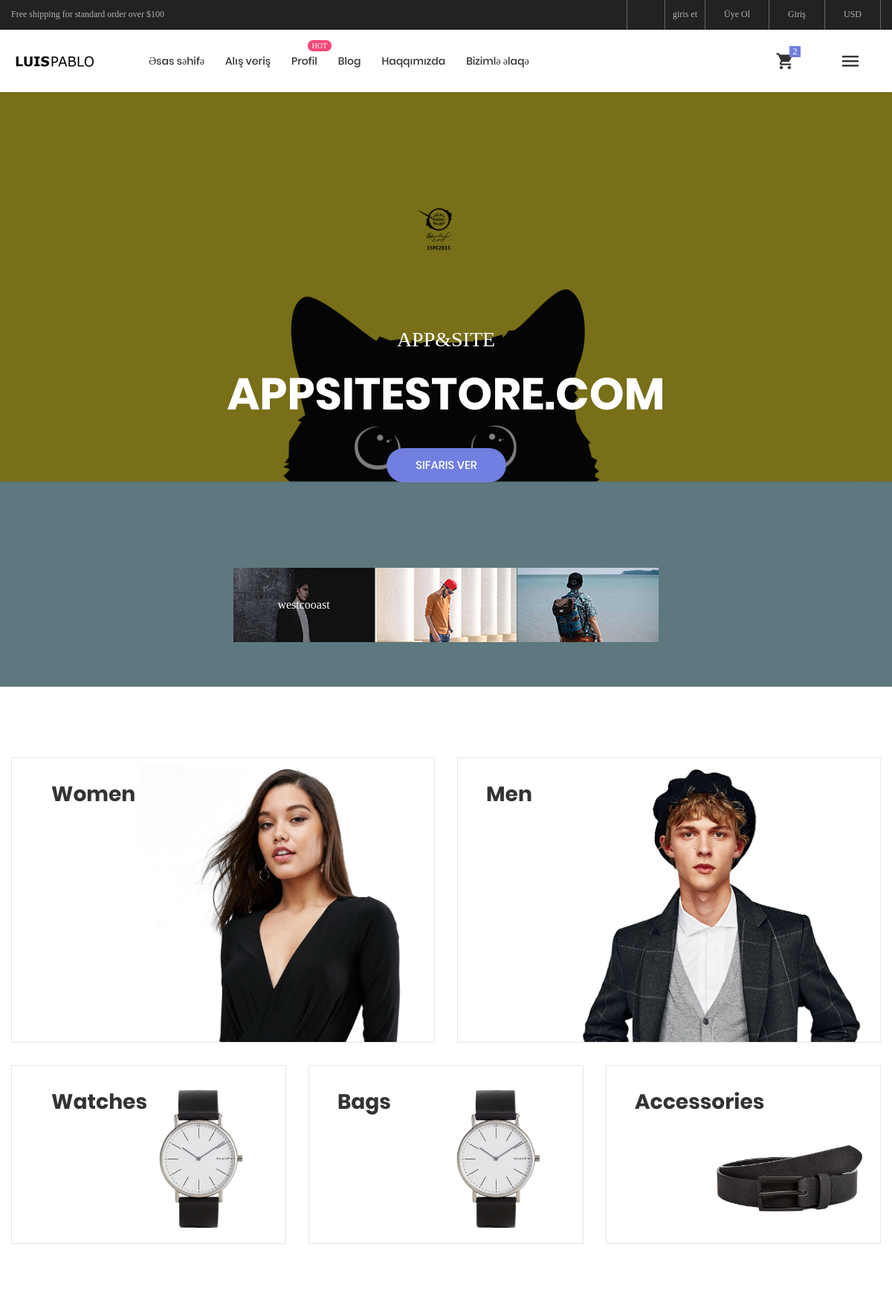
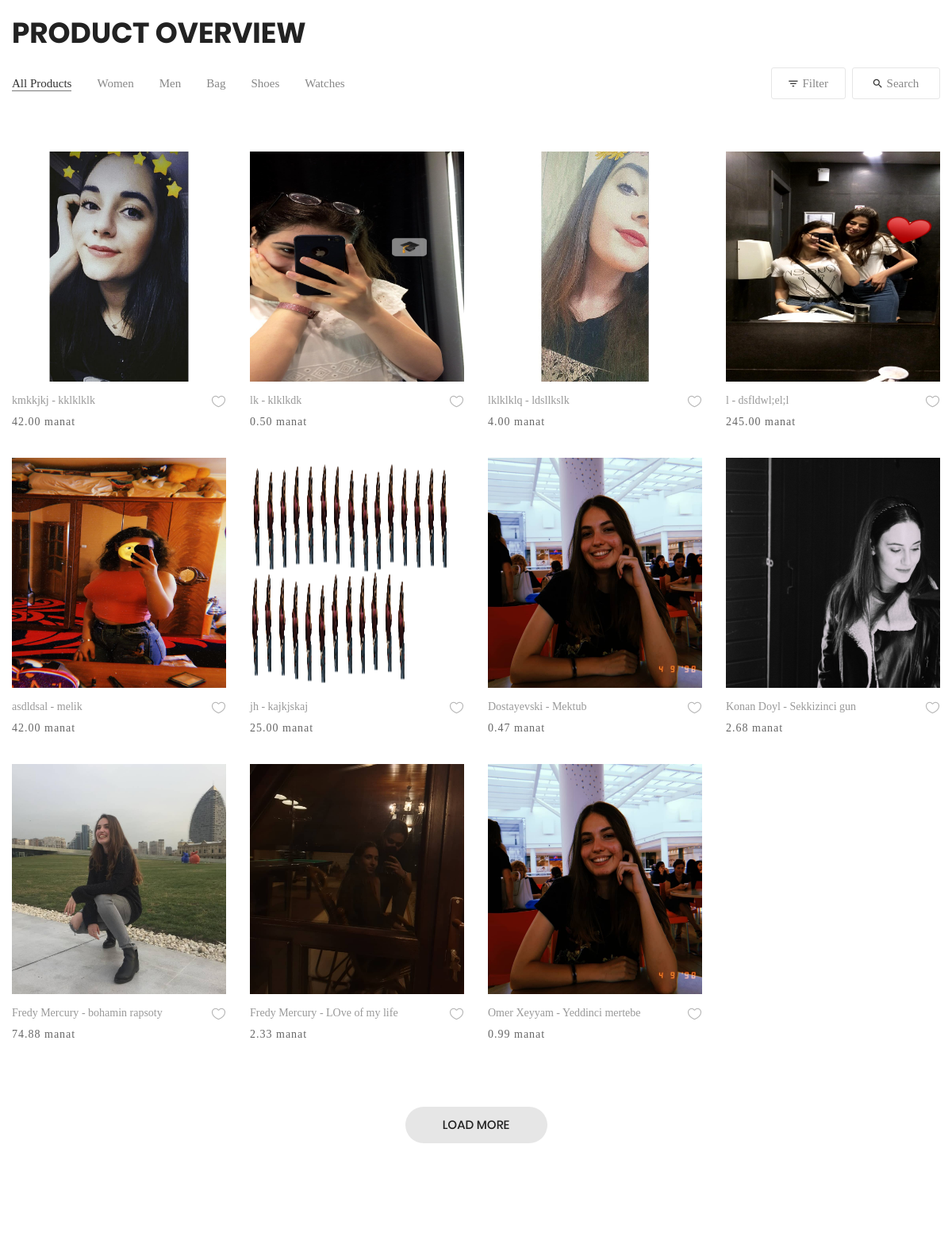
The page / (upper part) on the database its author committed (2 pictures, top to bottom).
### cart/models.py (models this page shows, shortened)
class Product(models.Model):
    SHIRT_SIZES = (
        ('men', 'men'),
        ('women', 'women'),
        ('shoes', 'shoes'),
    )
    SHIRT_SIZE = (
        ('satilir', 'satilir'),
        ('kiraye', 'kiraye'),
        ('deyisdirilir', 'deyisdirilir'),
    )
    user = models.ForeignKey('auth.User', on_delete=models.CASCADE)
    kitab = models.CharField(max_length=120)
    yazar = models.CharField(max_length=120)
    nov = models.CharField(max_length=120,choices=SHIRT_SIZES)
    slug = models.SlugField(blank=True, unique=True)
    qiymet = models.DecimalField(decimal_places=2 , max_digits=20 , default=0)
    image=models.ImageField()
    satis = models.CharField(max_length=120,choices=SHIRT_SIZE)
    publish = models.DateTimeField(auto_now= True, verbose_name="Tarix")
    class Meta:
        ordering = ['-publish', 'id']

### home/views.py (the view)
# urls.py: url(r'^$', homel, name='home'),
def homel(request):
    bloge = Product.objects.all()
    context = {
        'bloge':bloge
    }
    return render(request,'home/homes.html', context)

### templates/home/homes.html (shortened to what this page needs)
{% extends 'base.html' %}
  {% block body %}
	<section class="section-slide">
		<div class="wrap-slick1 rs2-slick1">
			<div class="slick1">
                {% load static %}
				<div class="item-slick1 bg-overlay1" style="background-image: url({% static 'images/slide-05a.jpg' %});" data-thumb="{% static 'images/thumb-01.jpg'%}" data-caption="westcooast">
					<div class="container h-full">
						<div class="flex-col-c-m h-full p-t-100 p-b-60 respon5">
							<div class="layer-slick1 animated visible-false" data-appear="fadeInDown" data-delay="0">
								<span class="ltext-202 txt-center cl0 respon2">
									APP&SITE
								</span>
							</div>
							<div class="layer-slick1 animated visible-false" data-appear="fadeInUp" data-delay="800">
								<h2 class="ltext-104 txt-center cl0 p-t-22 p-b-40 respon1">
									APPSITESTORE.COM
								</h2>
							</div>
							<div class="layer-slick1 animated visible-false" data-appear="zoomIn" data-delay="1600">
								<a href="product.html" class="flex-c-m stext-101 cl0 size-101 bg1 bor1 hov-btn2 p-lr-15 trans-04">
									Sifaris ver
								</a>
							</div>
						</div>
					</div>
				</div>
                        {% load static %}
                            {% load static %}
			</div>
			<div class="wrap-slick1-dots p-lr-10"></div>
		</div>
	</section>
	<div class="sec-banner bg0 p-t-95 p-b-55">
		<div class="container">
			<div class="row">
				<div class="col-md-6 p-b-30 col-6 m-lr-auto">
					<div class="block1 wrap-pic-w">
						<img src="{% static 'images/banner-04.jpg'%}" alt="IMG-BANNER">
						<a href="product.html" class="block1-txt ab-t-l s-full flex-col-l-sb p-lr-38 p-tb-34 trans-03 respon3">
							<div class="col-4 block1-txt-child1 flex-col-l">
								<span class="block1-name ltext-102 trans-04 p-b-8">
									Women
								</span>
							</div>
						</a>
					</div>
				</div>
				<div class="col-md-6 p-b-30 col-6 m-lr-auto">
					<div class="block1 wrap-pic-w">
						<img src="{% static 'images/banner-05.jpg'%}" alt="IMG-BANNER">
						<a href="product.html" class="block1-txt ab-t-l s-full flex-col-l-sb p-lr-38 p-tb-34 trans-03 respon3">
							<div class="block1-txt-child1 flex-col-l">
								<span class="block1-name ltext-102 trans-04 p-b-8">
									Men
								</span>
							</div>
						</a>
					</div>
				</div>
				<div class="col-md-6 col-lg-4 col-4 p-b-30 m-lr-auto">
					<div class="block1 wrap-pic-w">
						<img src="{% static 'images/banner-07.jpg'%}" alt="IMG-BANNER">
						<a href="product.html" class="block1-txt ab-t-l s-full flex-col-l-sb p-lr-38 p-tb-34 trans-03 respon3">
							<div class="col-4 block1-txt-child1 flex-col-l">
								<span class="block1-name ltext-102 trans-04 p-b-8">
									Watches
								</span>
							</div>
						</a>
					</div>
				</div>
				<div class="col-md-6 col-lg-4 col-4 p-b-30 m-lr-auto">
					<div class="block1 wrap-pic-w">
						<img src="{% static 'images/banner-07.jpg'%}" alt="IMG-BANNER">
						<a href="product.html" class="block1-txt ab-t-l s-full flex-col-l-sb p-lr-38 p-tb-34 trans-03 respon3">
							<div class="block1-txt-child1 flex-col-l">
								<span class="block1-name ltext-102 trans-04 p-b-8">
									Bags
								</span>
							</div>
						</a>
					</div>
				</div>
				<div class="col-md-6 col-lg-4 col-4 p-b-30 m-lr-auto">
					<div class="block1 wrap-pic-w">
						<img src="{% static 'images/banner-09.jpg'%}" alt="IMG-BANNER">
						<a href="product.html" class="block1-txt ab-t-l s-full flex-col-l-sb p-lr-38 p-tb-34 trans-03 respon3">
							<div class="block1-txt-child1 flex-col-l">
								<span class="block1-name ltext-102 trans-04 p-b-8">
									Accessories
								</span>
							</div>
						</a>
					</div>
				</div>
			</div>
		</div>
	</div>
	<section class="bg0 p-t-23 p-b-130">
		<div class="container">
			<div class="p-b-10">
				<h3 class="ltext-103 cl5">
					Product Overview
				</h3>
			</div>
			<div class="flex-w flex-sb-m p-b-52">
				<div class="flex-w flex-l-m filter-tope-group m-tb-10">
					<button class="stext-106 cl6 hov1 bor3 trans-04 m-r-32 m-tb-5 how-active1" data-filter="*">
						All Products
					</button>
					<button class="stext-106 cl6 hov1 bor3 trans-04 m-r-32 m-tb-5" data-filter=".women">
						Women
					</button>
					<button class="stext-106 cl6 hov1 bor3 trans-04 m-r-32 m-tb-5" data-filter=".men">
						Men
					</button>
					<button class="stext-106 cl6 hov1 bor3 trans-04 m-r-32 m-tb-5" data-filter=".bag">
						Bag
					</button>
					<button class="stext-106 cl6 hov1 bor3 trans-04 m-r-32 m-tb-5" data-filter=".shoes">
						Shoes
					</button>
					<button class="stext-106 cl6 hov1 bor3 trans-04 m-r-32 m-tb-5" data-filter=".watches">
						Watches
					</button>
				</div>
				<div class="flex-w flex-c-m m-tb-10">
					<div class="flex-c-m stext-106 cl6 size-104 bor4 pointer hov-btn3 trans-04 m-r-8 m-tb-4 js-show-filter">
						<i class="icon-filter cl2 m-r-6 fs-15 trans-04 zmdi zmdi-filter-list"></i>
						 Filter
					</div>
					<div class="flex-c-m stext-106 cl6 size-105 bor4 pointer hov-btn3 trans-04 m-tb-4 js-show-search">
						<i class="icon-search cl2 m-r-6 fs-15 trans-04 zmdi zmdi-search"></i>
						Search
					</div>
				</div>
			</div>
			<div class="row isotope-grid">
				{% for x in bloge %}
				<div class="col-sm-6 col-md-4 col-lg-3 col-6 p-b-35 isotope-item {{x.nov}}" >
					<div class="block2">
						<div class="block2-pic hov-img0">
							{% load static%}
							{% if x.image %}
							<img src="{{x.image.url}}" height="290rem" alt="IMG-PRODUCT">
							{% endif %}
						</div>
						<div class="block2-txt flex-w flex-t p-t-14">
							<div class="block2-txt-child1 flex-col-l ">
								<a href="/products/{{x.id}}/detail" class="stext-104 cl4 hov-cl1 trans-04 js-name-b2 p-b-6">
									{{x.yazar}} - {{x.kitab}}
								</a>
								<span class="stext-105 cl3">
									{{x.qiymet}} manat
								</span>
							</div>
							<div class="block2-txt-child2 flex-r p-t-3">
								<a href="/book/{{x.id}}/detail" class="btn-addwish-b2 dis-block pos-relative js-addwish-b2">
									{% load static %}
									<img class="icon-heart1 dis-block trans-04" src="{% static 'images/icons/icon-heart-01.png'%}" alt="ICON">
								</a>
							</div>
						</div>
					</div>
				</div>
				{% endfor %}
			</div>
			<div class="flex-c-m flex-w w-full p-t-45">
				<a href="#" class="flex-c-m stext-101 cl5 size-103 bg2 bor1 hov-btn1 p-lr-15 trans-04">
					Load More
				</a>
			</div>
		</div>
	</section>
  {% endblock %}

### static/css/main.css (style rules this page uses)
.container { max-width: 1380px; }
@media (max-width: 1600px) { .container { max-width: 1200px; } }
.slick-slide { outline: none !important; }
.wrap-slick1 { position: relative; }
.item-slick1 { height: calc(100vh - 40px); background-size: cover; background-repeat: no-repeat; background-position: center center; }
.rs2-slick1 .item-slick1 { height: 100vh; }
.wrap-slick1-dots { position: absolute; width: 100%; left: 0; bottom: 60px; }
.block1 { position: relative; border: 1px solid #e6e6e6; }
.block1-txt { background-color: rgba(103,117,214,0.0); }
.block1-name { color: #333; }
.block2-pic { position: relative; }
.block2-txt-child1 { width: calc(100% - 30px); }
.block2-txt-child2 { width: 30px; }
.cl0 { color: #fff; }
.cl2 { color: #333; }
.cl3 { color: #666; }
.cl4 { color: #999; }
.cl5 { color: #222; }
.cl6 { color: #888; }
.stext-101 { font-family: Poppins-Medium; font-size: 15px; line-height: 1.466667; text-transform: uppercase; }
.stext-104 { font-family: Poppins-Regular; font-size: 14px; line-height: 1.466667; }
.stext-105 { font-family: Poppins-Regular; font-size: 14px; line-height: 1.466667; letter-spacing: 1px; }
.stext-106 { font-family: Poppins-Regular; font-size: 15px; line-height: 1.2; }
.ltext-102 { font-family: Poppins-Bold; font-size: 28px; line-height: 1.1; }
.ltext-103 { font-family: Poppins-Bold; font-size: 36px; line-height: 1.1; text-transform: uppercase; }
.ltext-104 { font-family: Poppins-Bold; font-size: 60px; line-height: 1.1; text-transform: uppercase; }
.ltext-202 { font-family: PlayfairDisplay-Regular; font-size: 28px; line-height: 1.2857; }
.size-101 { min-width: 161px; height: 46px; }
.size-103 { min-width: 179px; height: 46px; }
.size-104 { min-width: 94px; height: 40px; }
.size-105 { min-width: 111px; height: 40px; }
.bg0 { background-color: #fff; }
.bg1 { background-color: #717fe0; }
.bg2 { background-color: #e6e6e6; }
.bg-overlay1::before { content: ""; position: absolute; z-index: -100; display: block; width: 100%; height: 100%; top: 0; left: 0; background-color: #000; opacity: 0.5; }
.bor1 { border-radius: 23px; }
.bor3 { border-bottom: 1px solid transparent; }
.bor4 { border: 1px solid #e6e6e6; border-radius: 3px; }
.how-active1 { color: #333; border-color: #797979; }
.hov-img0 { display: block; overflow: hidden; }
.hov-img0 img { width: 100%; -webkit-transition: transform 0.9s ease; -o-transition: transform 0.9s ease; -moz-transition: transform 0.9s ease; transition: transform 0.9s ease; }

### rows shown on the page
Product: image (picture), yazar "kmkkjkj", kitab "kklklklk", qiymet "42.00"
Product: image (picture), yazar "lk", kitab "klklkdk", qiymet "0.50"
Product: image (picture), yazar "lklklklq", kitab "ldsllkslk", qiymet "4.00"
Product: image (picture), yazar "l", kitab "dsfldwl;el;l", qiymet "245.00"
Product: image (picture), yazar "asdldsal", kitab "melik", qiymet "42.00"
Product: image (picture), yazar "jh", kitab "kajkjskaj", qiymet "25.00"
Product: image (picture), yazar "Dostayevski", kitab "Mektub", qiymet "0.47"
Product: image (picture), yazar "Konan Doyl", kitab "Sekkizinci gun", qiymet "2.68"
Product: image (picture), yazar "Fredy Mercury", kitab "bohamin rapsoty", qiymet "74.88"
Product: image (picture), yazar "Fredy Mercury", kitab "LOve of my life", qiymet "2.33"
Product: image (picture), yazar "Omer Xeyyam", kitab "Yeddinci mertebe", qiymet "0.99"
